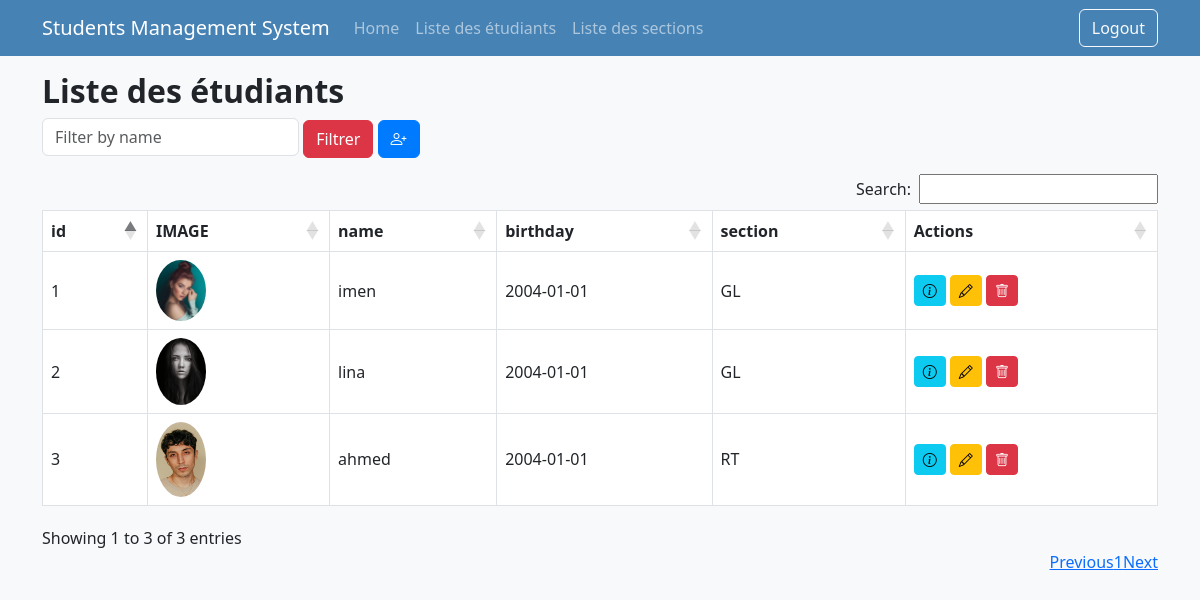
The page /pages/students.php (signed in) on the database its author committed.
### tables this page shows
CREATE TABLE `students` (
  `id` int(11) NOT NULL,
  `name` varchar(100) NOT NULL,
  `birthday` date NOT NULL,
  `image` varchar(255) DEFAULT NULL,
  `section_id` int(11) DEFAULT NULL
);

CREATE TABLE `sections` (
  `id` int(11) NOT NULL,
  `designation` varchar(50) NOT NULL,
  `description` text DEFAULT NULL
);

### classes/Repository.php (called while the page is built, shortened)
<?php
class Repository {
    protected $pdo;
    protected $table;
    public function __construct(PDO $pdo, $table) {
        $this->pdo = $pdo;
        $this->table = $table;
    }
    public function findAll() {
        $stmt = $this->pdo->query("SELECT * FROM {$this->table}");
        return $stmt->fetchAll(PDO::FETCH_ASSOC);
    }
    public function findById($id) {
        $stmt = $this->pdo->prepare("SELECT * FROM {$this->table} WHERE id = ?");
        $stmt->execute([$id]);
        return $stmt->fetch(PDO::FETCH_ASSOC);
    }
}
?>

### pages/students.php (the view, shortened to what this page needs)
<?php
require_once '../includes/config.php';
$studentRepo = new Student($pdo);
$sectionRepo = new Section($pdo);
$students = [];
if (isset($_GET['filter_name']) && !empty($_GET['filter_name'])) {
    if ($_SESSION['user']['role'] !== 'admin') {
        header('Location: students.php');
        exit;
    }
    $students = $studentRepo->findByName($_GET['filter_name']);
} else {
    $students = $studentRepo->findAll();
}
?>
<?php require_once '../includes/header.php'; ?>
<div class="container mt-3">
    <h2>Liste des étudiants</h2>
    <?php if ($_SESSION['user']['role'] === 'admin'): ?>
        <div class="mb-3">
            <form method="GET" class="d-inline">
                <input type="text" name="filter_name" placeholder="Filter by name" class="form-control d-inline-block w-auto">
                <button type="submit" class="btn btn-danger">Filtrer</button>
            </form>
            <a href="add_student.php" class="btn btn-primary"><i class="bi bi-person-plus"></i></a>
        </div>
    <?php endif; ?>
    <table id="studentsTable" class="table table-bordered">
        <thead>
            <tr>
                <th>id</th>
                <th>IMAGE</th>
                <th>name</th>
                <th>birthday</th>
                <th>section</th>
                <th>Actions</th>
            </tr>
        </thead>
        <tbody>
            <?php if (empty($students)): ?>
                <tr>
                    <td colspan="6">No students found.</td>
                </tr>
            <?php else: ?>
                <?php foreach ($students as $student): ?>
                    <tr>
                        <td><?= htmlspecialchars($student['id']) ?></td>
                        <td><img src="../assets/images/<?= htmlspecialchars($student['image']) ?>" alt="Student Image" width="50"></td>
                        <td><?= htmlspecialchars($student['name']) ?></td>
                        <td><?= htmlspecialchars($student['birthday']) ?></td>
                        <td>
                            <?php
                            $section = $sectionRepo->findById($student['section_id']);
                            echo htmlspecialchars($section['designation']);
                            ?>
                        </td>
                        <td>
                            <a href="view_student.php?id=<?= htmlspecialchars($student['id']) ?>" class="btn btn-info btn-sm"><i class="bi bi-info-circle"></i></a>
                            <?php if ($_SESSION['user']['role'] === 'admin'): ?>
                                <a href="edit_student.php?id=<?= htmlspecialchars($student['id']) ?>" class="btn btn-warning btn-sm"><i class="bi bi-pencil"></i></a>
                                <a href="delete_student.php?id=<?= htmlspecialchars($student['id']) ?>" class="btn btn-danger btn-sm"><i class="bi bi-trash"></i></a>
                            <?php endif; ?>
                        </td>
                    </tr>
                <?php endforeach; ?>
            <?php endif; ?>
        </tbody>
    </table>
</div>
<?php require_once '../includes/footer.php'; ?>

### includes/header.php (shortened to what this page needs)
<!DOCTYPE html>
<html>
<head>
    <link href="https://cdn.jsdelivr.net/npm/bootstrap@5.3.0/dist/css/bootstrap.min.css" rel="stylesheet">
    <link href="https://cdn.datatables.net/1.11.5/css/dataTables.bootstrap5.min.css" rel="stylesheet">
    <link href="https://cdn.jsdelivr.net/npm/bootstrap-icons/font/bootstrap-icons.css" rel="stylesheet">
    <link href="../assets/css/style.css" rel="stylesheet">
</head>
<body>
    <nav class="navbar navbar-expand-lg navbar-dark bg-primary">
        <div class="container">
            <a class="navbar-brand" href="dashboard.php">Students Management System</a>
            <div class="collapse navbar-collapse">
                <ul class="navbar-nav me-auto">
                    <li class="nav-item"><a class="nav-link" href="dashboard.php">Home</a></li>
                    <li class="nav-item"><a class="nav-link" href="students.php">Liste des étudiants</a></li>
                    <li class="nav-item"><a class="nav-link" href="sections.php">Liste des sections</a></li>
                </ul>
                <a href="logout.php" class="btn btn-outline-light">Logout</a>
            </div>
        </div>
    </nav>

### assets/css/style.css (style rules this page uses)
body { background-color: #f8f9fa; }
h1, h2 { font-weight: bold; }
.table th, .table td { vertical-align: middle; }
.table img { border-radius: 50%; }
.btn-danger { background-color: #dc3545; border-color: #dc3545; }
.btn-primary { background-color: #007bff; border-color: #007bff; }
.navbar { background-color: #4682b4 !important; }

### rows shown on the page
students: id "1", image (picture), name "imen", birthday "2004-01-01", section.designation "GL"
students: id "2", image (picture), name "lina", birthday "2004-01-01", section.designation "GL"
students: id "3", image (picture), name "ahmed", birthday "2004-01-01", section.designation "RT"
